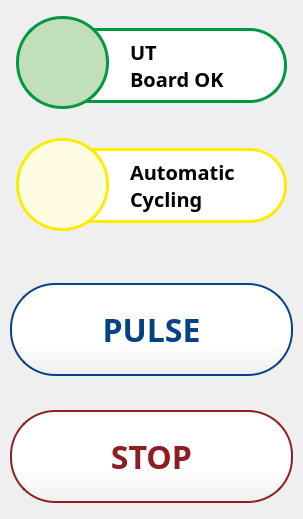
<?xml version="1.0" encoding="UTF-8"?>
<ui version="4.0">
 <class>ControlDialog</class>
 <widget class="QDialog" name="ControlDialog">
  <property name="geometry">
   <rect>
    <x>0</x>
    <y>0</y>
    <width>303</width>
    <height>519</height>
   </rect>
  </property>
  <property name="font">
   <font>
    <family>Adobe Arabic</family>
   </font>
  </property>
  <property name="windowTitle">
   <string>Dialog</string>
  </property>
  <widget class="QLabel" name="label_ut_board_ok">
   <property name="geometry">
    <rect>
     <x>16</x>
     <y>16</y>
     <width>93</width>
     <height>93</height>
    </rect>
   </property>
   <property name="styleSheet">
    <string notr="true">background-color: #C1DFB8;       /* 背景色 */
border-style: solid;             /* 边框风格 */
border-width: 3px;               /* 边框宽度 */
border-radius: 46px;             /* 边框圆角 */
border-color: #009844;           /* 边框颜色 */

</string>
   </property>
   <property name="text">
    <string/>
   </property>
  </widget>
  <widget class="QPushButton" name="pushButton_pulse">
   <property name="geometry">
    <rect>
     <x>10</x>
     <y>283</y>
     <width>283</width>
     <height>93</height>
    </rect>
   </property>
   <property name="font">
    <font>
     <family>HarmonyOS Sans SC</family>
     <pointsize>-1</pointsize>
     <weight>75</weight>
     <italic>false</italic>
     <bold>true</bold>
    </font>
   </property>
   <property name="focusPolicy">
    <enum>Qt::ClickFocus</enum>
   </property>
   <property name="styleSheet">
    <string notr="true"> QPushButton {
                font-family: HarmonyOS Sans SC;
                font:bold 32px;
                color: #044288;                
				background-color: qlineargradient(spread:pad, x1:0, y1:0.65, x2:0, y2:1, stop:0 rgba(255, 255, 255, 255), stop:1 rgba(0, 0, 0, 0));
              	border-color: #044288;           /* 边框颜色 */
                border-width: 2px;               /* 边框宽度 */               
				border-radius: 45px;             /* 边框圆角 */
                border-style: solid;             /* 边框风格 */
            }
            
            QPushButton:hover {
                font:bold 34px;
            }
            
            QPushButton:pressed {
                color: white;
                font:bold 36px;
                background-color: rgb(24, 82, 154);
            }






</string>
   </property>
   <property name="text">
    <string>PULSE</string>
   </property>
  </widget>
  <widget class="QLabel" name="label_2">
   <property name="geometry">
    <rect>
     <x>130</x>
     <y>35</y>
     <width>131</width>
     <height>61</height>
    </rect>
   </property>
   <property name="font">
    <font>
     <family>HarmonyOS Sans SC</family>
     <pointsize>15</pointsize>
     <weight>75</weight>
     <bold>true</bold>
    </font>
   </property>
   <property name="styleSheet">
    <string notr="true">color: rgb(0, 0, 0);
background: transparent</string>
   </property>
   <property name="text">
    <string>UT
Board OK</string>
   </property>
  </widget>
  <widget class="QPushButton" name="pushButton_exit">
   <property name="geometry">
    <rect>
     <x>10</x>
     <y>410</y>
     <width>283</width>
     <height>93</height>
    </rect>
   </property>
   <property name="font">
    <font>
     <family>HarmonyOS Sans SC</family>
     <pointsize>-1</pointsize>
     <weight>75</weight>
     <italic>false</italic>
     <bold>true</bold>
    </font>
   </property>
   <property name="focusPolicy">
    <enum>Qt::ClickFocus</enum>
   </property>
   <property name="styleSheet">
    <string notr="true"> QPushButton {
                font-family: HarmonyOS Sans SC;
                font:bold 32px;
                color: #8F1E23;                
				background-color: qlineargradient(spread:pad, x1:0, y1:0.65, x2:0, y2:1, stop:0 rgba(255, 255, 255, 255), stop:1 rgba(0, 0, 0, 0));
              	border-color: #8F1E23;           /* 边框颜色 */
                border-width: 2px;               /* 边框宽度 */               
				border-radius: 45px;             /* 边框圆角 */
                border-style: solid;             /* 边框风格 */
            }
            
            QPushButton:hover {
                font:bold 34px;
            }
            
            QPushButton:pressed {
                color: white;
                font:bold 36px;
                background-color: #8F1E23;
            }






</string>
   </property>
   <property name="text">
    <string>STOP</string>
   </property>
  </widget>
  <widget class="QLabel" name="label_1">
   <property name="geometry">
    <rect>
     <x>17</x>
     <y>28</y>
     <width>270</width>
     <height>75</height>
    </rect>
   </property>
   <property name="styleSheet">
    <string notr="true">background-color: #ffffff;       /* 背景色 */
border-style: solid;             /* 边框风格 */
border-width: 3px;               /* 边框宽度 */
border-radius: 37px;             /* 边框圆角 */
border-color: #009844;           /* 边框颜色 */

</string>
   </property>
   <property name="text">
    <string/>
   </property>
  </widget>
  <widget class="QLabel" name="label_4">
   <property name="geometry">
    <rect>
     <x>130</x>
     <y>155</y>
     <width>131</width>
     <height>61</height>
    </rect>
   </property>
   <property name="font">
    <font>
     <family>HarmonyOS Sans SC</family>
     <pointsize>15</pointsize>
     <weight>75</weight>
     <bold>true</bold>
    </font>
   </property>
   <property name="styleSheet">
    <string notr="true">color: rgb(0, 0, 0);
background: transparent</string>
   </property>
   <property name="text">
    <string>Automatic
Cycling</string>
   </property>
  </widget>
  <widget class="QLabel" name="label_3">
   <property name="geometry">
    <rect>
     <x>17</x>
     <y>148</y>
     <width>270</width>
     <height>75</height>
    </rect>
   </property>
   <property name="styleSheet">
    <string notr="true">background-color: #ffffff;       /* 背景色 */
border-style: solid;             /* 边框风格 */
border-width: 3px;               /* 边框宽度 */
border-radius: 37px;             /* 边框圆角 */
border-color: #FAED00;           /* 边框颜色 */

</string>
   </property>
   <property name="text">
    <string>TextLabel</string>
   </property>
  </widget>
  <widget class="QLabel" name="label_automatic_cycling">
   <property name="geometry">
    <rect>
     <x>16</x>
     <y>138</y>
     <width>93</width>
     <height>93</height>
    </rect>
   </property>
   <property name="styleSheet">
    <string notr="true">background-color: #FFFCE2;       /* 背景色 */
border-style: solid;             /* 边框风格 */
border-width: 3px;               /* 边框宽度 */
border-radius: 46px;             /* 边框圆角 */
border-color: #FAED00;           /* 边框颜色 */

</string>
   </property>
   <property name="text">
    <string/>
   </property>
  </widget>
  <zorder>pushButton_pulse</zorder>
  <zorder>pushButton_exit</zorder>
  <zorder>label_1</zorder>
  <zorder>label_3</zorder>
  <zorder>label_automatic_cycling</zorder>
  <zorder>label_ut_board_ok</zorder>
  <zorder>label_2</zorder>
  <zorder>label_4</zorder>
 </widget>
 <resources/>
 <connections/>
</ui>
